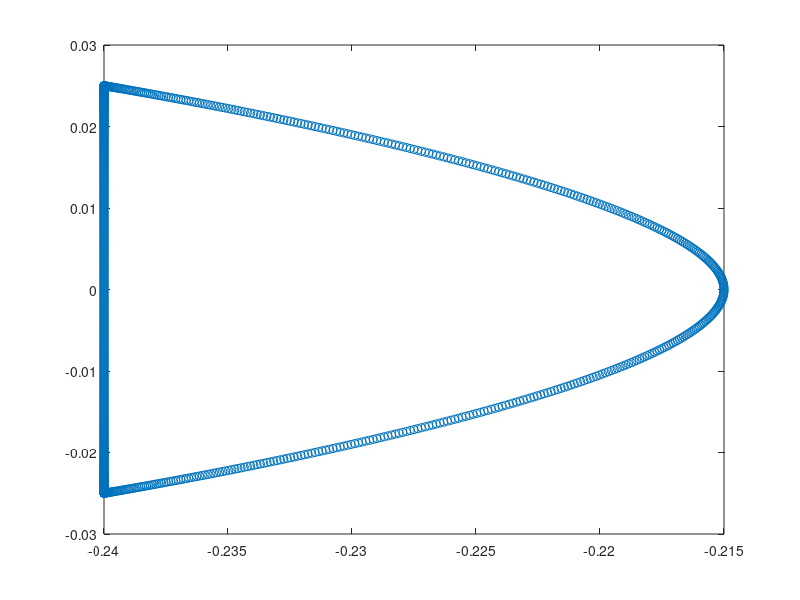
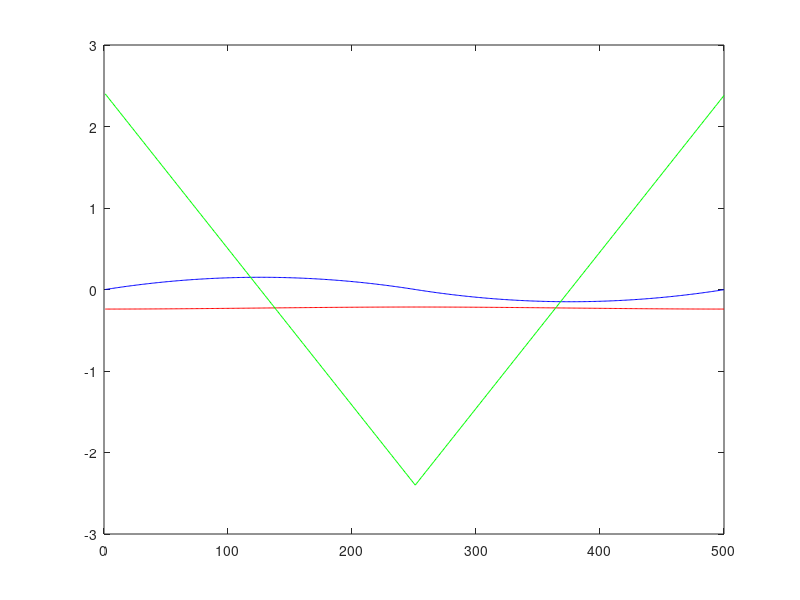

Recreate these plots in MATLAB, in order.
clc;clear;close all
T = 1;
S = 0.05;
h = 0.24-0.025;
H1 = 0.24;
dt = 0.001;
t = linspace(0,T-dt,T/dt);
x1list = [];
y1list = [];
x2list = [];
y2list = [];
dx1list =[];
ddx1list =[];
dy1list = [];
ddy1list = [];
dx2list = [];
ddx2list = [];
dy2list = [];
ddy2list = [];
for i = t
    ti = mod(i,T);
    %if i == T
    %    break
    %end
    if ti<=T/4
        y1 = -16*S*ti^3/T^3+12*S*ti^2/T^2-S/2;
        x1 = -128*(H1-h)*ti^3/T^3+48*(H1-h)*ti^2/T^2-H1; 
        dy1 = (24*S*ti)/T^2 - (48*S*ti^2)/T^3;
        ddy1 = (24*S)/T^2 - (96*S*ti)/T^3;
        dx1 = (2*ti*(48*H1 - 48*h))/T^2 - (3*ti^2*(128*H1 - 128*h))/T^3;
        ddx1 = (2*(48*H1 - 48*h))/T^2 - (6*ti*(128*H1 - 128*h))/T^3;

        x1list = [x1list;x1];
        y1list = [y1list;y1];
        dx1list = [dx1list;dx1];
        ddx1list = [ddx1list;ddx1];
        dy1list = [dy1list;dy1];
        ddy1list = [ddy1list;ddy1];
    elseif T/4<ti && ti<T/2
        y1 = -16*S*ti^3/T^3+12*S*ti^2/T^2-S/2;
        x1 = 128*(H1-h)*ti^3/T^3-144*(H1-h)*ti^2/T^2+48*(H1-h)*ti/T+4*h-5*H1;
        dx1 = (48*H1 - 48*h)/T - (2*ti*(144*H1 - 144*h))/T^2 + (3*ti^2*(128*H1 - 128*h))/T^3;
        ddx1 = (6*ti*(128*H1 - 128*h))/T^3 - (2*(144*H1 - 144*h))/T^2;
        dy1 = (24*S*ti)/T^2 - (48*S*ti^2)/T^3;
        ddy1 = (24*S)/T^2 - (96*S*ti)/T^3;

        x1list = [x1list;x1];
        y1list = [y1list;y1];
        dx1list = [dx1list;dx1];
        ddx1list = [ddx1list;ddx1];
        dy1list = [dy1list;dy1];
        ddy1list = [ddy1list;ddy1];
    else
        y2 = 16*S*ti^3/T^3-36*S*ti^2/T^2+24*S*ti/T-4*S-S/2;
        dy2 = (24*S)/T + (48*S*ti^2)/T^3 - (72*S*ti)/T^2;
        ddy2 = (96*S*ti)/T^3 - (72*S)/T^2;
        x2 = -H1;
        dx2 = 0;
        ddx2 = 0;
        x2list = [x2list;x2];
        y2list = [y2list;y2];
        dx2list = [dx2list;dx2];
        ddx2list = [ddx2list;ddx2];
        dy2list = [dy2list;dy2];
        ddy2list = [ddy2list;ddy2];
    end
end
%%
figure
plot([x1list;x2list],[y1list;y2list],'o')
figure
plot(x1list,'r-')
hold on 
plot(dx1list,'b-')
plot(ddx1list,'g-')
%%
save('ope_3order.mat','dt','T','x1list','x2list','dx1list','dx2list','ddx1list','ddx2list','y1list',"y2list","dy1list","dy2list","ddy1list","ddy2list")
%%

